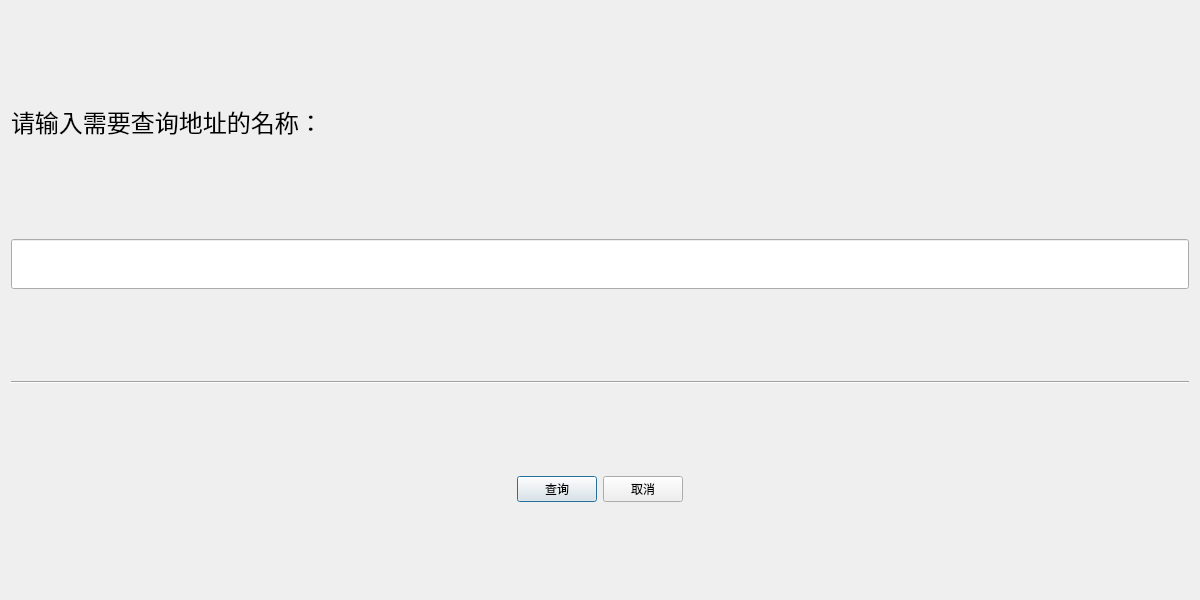
<?xml version="1.0" encoding="UTF-8"?>
<ui version="4.0">
 <class>QueryDlg</class>
 <widget class="QDialog" name="QueryDlg">
  <property name="geometry">
   <rect>
    <x>0</x>
    <y>0</y>
    <width>1200</width>
    <height>600</height>
   </rect>
  </property>
  <property name="minimumSize">
   <size>
    <width>1200</width>
    <height>600</height>
   </size>
  </property>
  <property name="windowTitle">
   <string>QueryDlg</string>
  </property>
  <layout class="QVBoxLayout" name="verticalLayout">
   <item>
    <widget class="QLabel" name="label">
     <property name="sizePolicy">
      <sizepolicy hsizetype="Preferred" vsizetype="Fixed">
       <horstretch>0</horstretch>
       <verstretch>0</verstretch>
      </sizepolicy>
     </property>
     <property name="minimumSize">
      <size>
       <width>0</width>
       <height>50</height>
      </size>
     </property>
     <property name="font">
      <font>
       <family>微软雅黑</family>
       <pointsize>18</pointsize>
      </font>
     </property>
     <property name="text">
      <string>请输入需要查询地址的名称：</string>
     </property>
    </widget>
   </item>
   <item>
    <widget class="QLineEdit" name="textQuery">
     <property name="minimumSize">
      <size>
       <width>0</width>
       <height>50</height>
      </size>
     </property>
     <property name="font">
      <font>
       <family>微软雅黑</family>
       <pointsize>18</pointsize>
      </font>
     </property>
    </widget>
   </item>
   <item>
    <widget class="Line" name="line">
     <property name="orientation">
      <enum>Qt::Horizontal</enum>
     </property>
    </widget>
   </item>
   <item>
    <layout class="QHBoxLayout" name="horizontalLayout">
     <item>
      <spacer name="horizontalSpacer_2">
       <property name="orientation">
        <enum>Qt::Horizontal</enum>
       </property>
       <property name="sizeHint" stdset="0">
        <size>
         <width>40</width>
         <height>20</height>
        </size>
       </property>
      </spacer>
     </item>
     <item>
      <widget class="QPushButton" name="btnQuery">
       <property name="text">
        <string>查询</string>
       </property>
      </widget>
     </item>
     <item>
      <widget class="QPushButton" name="btnCancel">
       <property name="text">
        <string>取消</string>
       </property>
      </widget>
     </item>
     <item>
      <spacer name="horizontalSpacer">
       <property name="orientation">
        <enum>Qt::Horizontal</enum>
       </property>
       <property name="sizeHint" stdset="0">
        <size>
         <width>40</width>
         <height>20</height>
        </size>
       </property>
      </spacer>
     </item>
    </layout>
   </item>
  </layout>
 </widget>
 <layoutdefault spacing="6" margin="11"/>
 <resources/>
 <connections/>
</ui>
